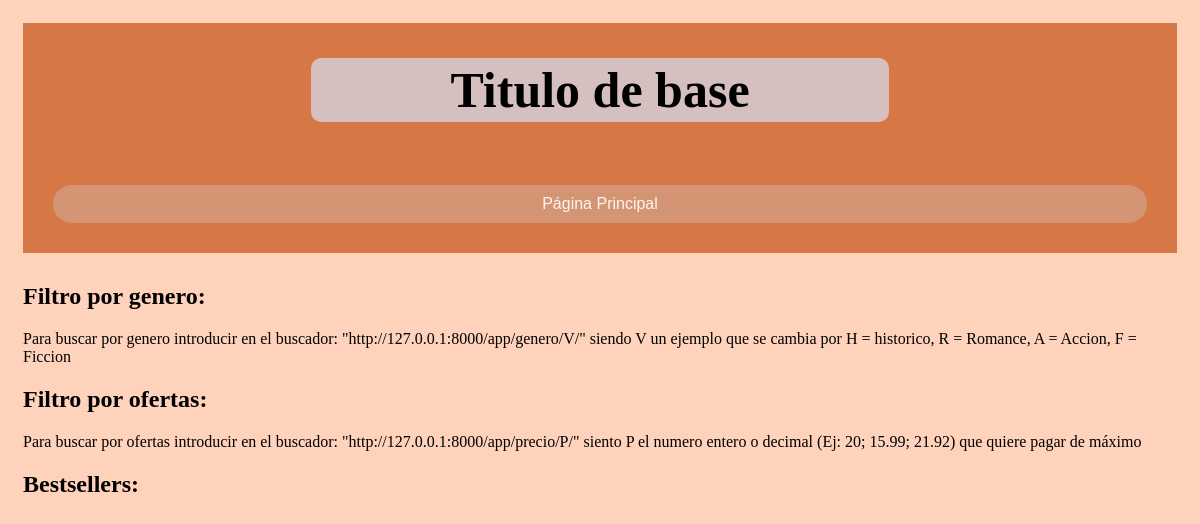
Page /app/ on the earlier database version.
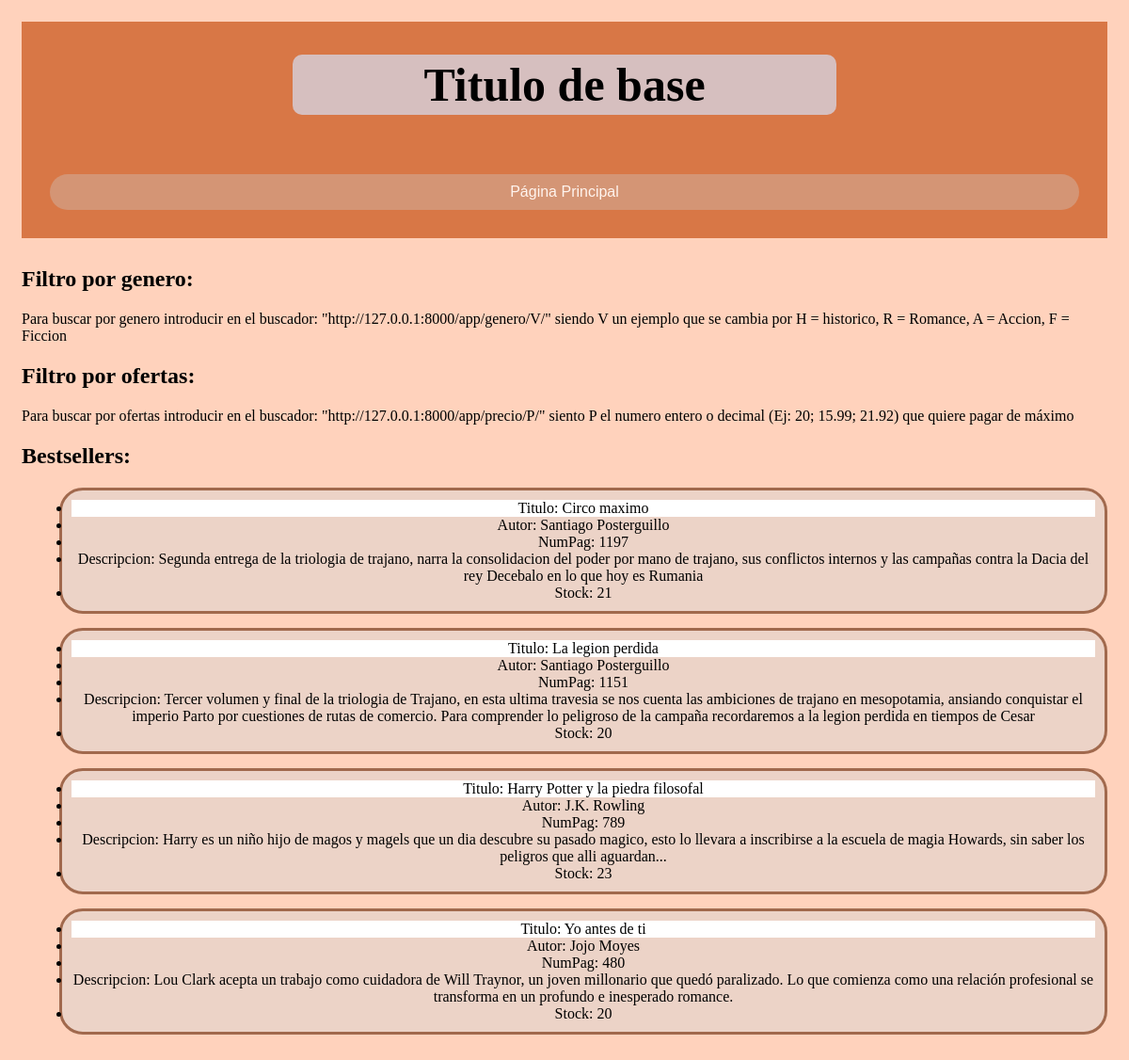
Same page on the later database version.
### appLibreria/models.py (models this page shows, shortened)
class Libro(models.Model):
    isbn=models.CharField(max_length=13,primary_key=True)
    titulo=models.CharField(max_length=100)
    descripcion=models.CharField(max_length=300)
    fecha_publicacion=models.DateField()#Importante: No hay en django una función que solo se pueda poner año y mes
    precio=models.FloatField()
    num_paginas=models.IntegerField()
    stock=models.IntegerField()
    autor=models.ForeignKey(Autor,on_delete=models.CASCADE)
    editorial=models.ForeignKey(Editorial,on_delete=models.CASCADE)
    class Genero(models.TextChoices):
        historico= "H", "Historico" #Se pone dos veces ya que el primer valor es lo que se guarda en la bd y la segunda lo que se vera en las templates
        romance= "R", "Romance"
        accion= "A", "Acción"
        fantasia= "F", "Fantasía"
    genero=models.CharField(max_length=1,choices=Genero.choices)#Se limita la elección a las de genero
    class Idioma(models.TextChoices):
        espaniol="ESP", "Español"
        euskera="EUS", "Euskera"
        ingles="ENG", "Ingles"
    idioma=models.CharField(max_length=3,choices=Idioma.choices)

class Autor(models.Model):
    nombre=models.CharField(max_length=50)#No se pone la id por que la base de datos asigna automaticamente la id
    def __str__(self):
        return self.nombre #Ayuda al admin, ya que aparece el nombre en pantalla del autor

### appLibreria/views.py (the view)
# urls.py: path('', views.portadaYAntiguedad, name='antiguedad'),
def portadaYAntiguedad(request): #devuelve la portada tambien pero no he encontrado el atributo en modelos por lo que aun no añado
    Libros = models.Libro.objects.filter(stock__gte=20)
    context = {
        'Libros': Libros
    }
    return render(request, 'inicio_novedades.html', context)

### appLibreria/templates/inicio_novedades.html
{% extends "base.html" %}
{% block content %}
    <h2>Bestsellers: </h2>
    <ul>
    {% for libro in Libros %}
        <div class="muestraLibros" style="border-style: solid;">
            <li style="background-color: white;"> Titulo: {{libro.titulo}} </li>
            <li> Autor: {{libro.autor}} </li>
            <li> NumPag: {{libro.num_paginas}} </li>
            <li> Descripcion: {{libro.descripcion}} </li>
            <li> Stock: {{libro.stock}}</li>
        </div>
        {% endfor %}
    </ul>
{% endblock %}

Differences in the rows shown:
now on this page (row edited): Libro: titulo "Circo maximo", autor "Santiago Posterguillo", num_paginas "1197", descripcion "Segunda entrega de la triologia de trajano, narra la consolidacion del poder por mano de trajano, sus conflictos internos y las campañas contra la Dacia del rey Decebalo en lo que hoy es Rumania", stock "21"
now on this page (row edited): Libro: titulo "La legion perdida", autor "Santiago Posterguillo", num_paginas "1151", descripcion "Tercer volumen y final de la triologia de Trajano, en esta ultima travesia se nos cuenta las ambiciones de trajano en mesopotamia, ansiando conquistar el imperio Parto por cuestiones de rutas de comercio. Para comprender lo peligroso de la campaña recordaremos a la legion perdida en tiempos de Cesar", stock "20"
now on this page (row edited): Libro: titulo "Harry Potter y la piedra filosofal", autor "J.K. Rowling", num_paginas "789", descripcion "Harry es un niño hijo de magos y magels que un dia descubre su pasado magico, esto lo llevara a inscribirse a la escuela de magia Howards, sin saber los peligros que alli aguardan...", stock "23"
now on this page (row edited): Libro: titulo "Yo antes de ti", autor "Jojo Moyes", num_paginas "480", descripcion "Lou Clark acepta un trabajo como cuidadora de Will Traynor, un joven millonario que quedó paralizado. Lo que comienza como una relación profesional se transforma en un profundo e inesperado romance.", stock "20"
